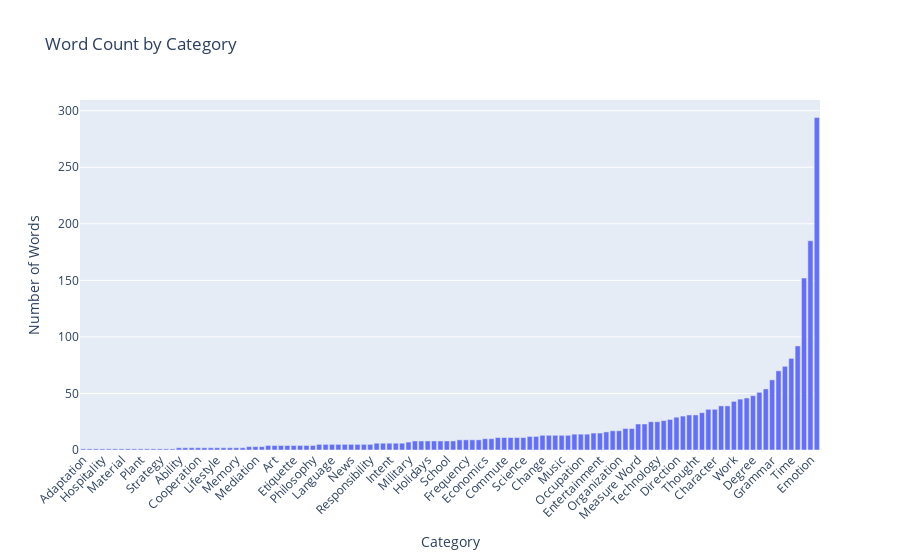

Write notebook code for a chart like this one.
### Code cell
# Visualize category distribution
category_counts = get_category_counts()
fig = px.bar(category_counts, x='word_category', y='word_count', 
             title='Word Count by Category',
             labels={'word_count': 'Number of Words', 'word_category': 'Category'})
fig.update_layout(xaxis_tickangle=-45)
fig.show()

### Figure 1 — Plotly figure (JSON) as saved in the notebook; plotly's stock layout.template omitted (floating-point values rounded to 4 significant figures)
{"data": [{"alignmentgroup": "True", "hovertemplate": "Category=%{x}<br>Number of Words=%{y}<extra></extra>", "legendgroup": "", "marker": {"color": "#636efa", "pattern": {"shape": ""}}, "name": "", "offsetgroup": "", "orientation": "v", "showlegend": false, "textposition": "auto", "type": "bar", "x": ["Adaptation", "Archaeology", "Attention", "Hospitality", "Interaction", "Investigation", "Material", "Observation", "Opportunity", "Plant", "Preference", "Risk", "Strategy", "Texture", "Value", "Ability", "Agriculture", "Classroom", "Cooperation", "Culture", "Identity", "Lifestyle", "Literary", "Measurement", "Memory", "Permission", "Mathematics", "Mediation", "Preposition", "Appliance", "Art", "Belief", "Defense", "Etiquette", "Expectation", "Knowledge", "Philosophy", "Architecture", "Fashion", "Language", "Location", "Necessity", "News", "Quantity", "Relatives", "Responsibility", "Event", "Furniture", "Intent", "Perception", "Sound", "Military", "Commitment", "Hobby", "Holidays", "Impact", "Literature", "School", "Separation", "Activity", "Frequency", "Progress", "Wedding", "Economics", "Idiom", "Color", "Commute", "Contrast", "Information", "Science", "Experience", "Law", "Change", "Expression", "Intensity", "Music", "Question", "Behavior", "Occupation", "Utensil", "Clothing", "Entertainment", "Geography", "Education", "Organization", "Concept", "Sports", "Measure Word", "Support", "Place", "Technology", "Animal", "Weather", "Direction", "Produce", "Body", "Thought", "Opinion", "Business", "Character", "Nature", "Travel", "Work", "Health", "Object", "Degree", "Daily Life", "Relationship", "Grammar", "Food", "Communication", "Time", "Description", "General", "Emotion", "Action"], "xaxis": "x", "y": [1, 1, 1, 1, 1, 1, 1, 1, 1, 1, 1, 1, 1, 1, 1, 2, 2, 2, 2, 2, 2, 2, 2, 2, 2, 2, 3, 3, 3, 4, 4, 4, 4, 4, 4, 4, 4, 5, 5, 5, 5, 5, 5, 5, 5, 5, 6, 6, 6, 6, 6, 7, 8, 8, 8, 8, 8, 8, 8, 9, 9, 9, 9, 10, 10, 11, 11, 11, 11, 11, 12, 12, 13, 13, 13, 13, 13, 14, 14, 14, 15, 15, 16, 17, 17, 19, 19, 23, 23, 25, 25, 26, 27, 29, 30, 31, 31, 33, 36, 36, 39, 39, 43, 45, 46, 48, 51, 54, 62, 70, 74, 81, 92, 152, 185, 294], "yaxis": "y"}], "layout": {"barmode": "relative", "legend": {"tracegroupgap": 0}, "title": {"text": "Word Count by Category"}, "xaxis": {"anchor": "y", "domain": [0, 1], "tickangle": -45, "title": {"text": "Category"}}, "yaxis": {"anchor": "x", "domain": [0, 1], "title": {"text": "Number of Words"}}}}
